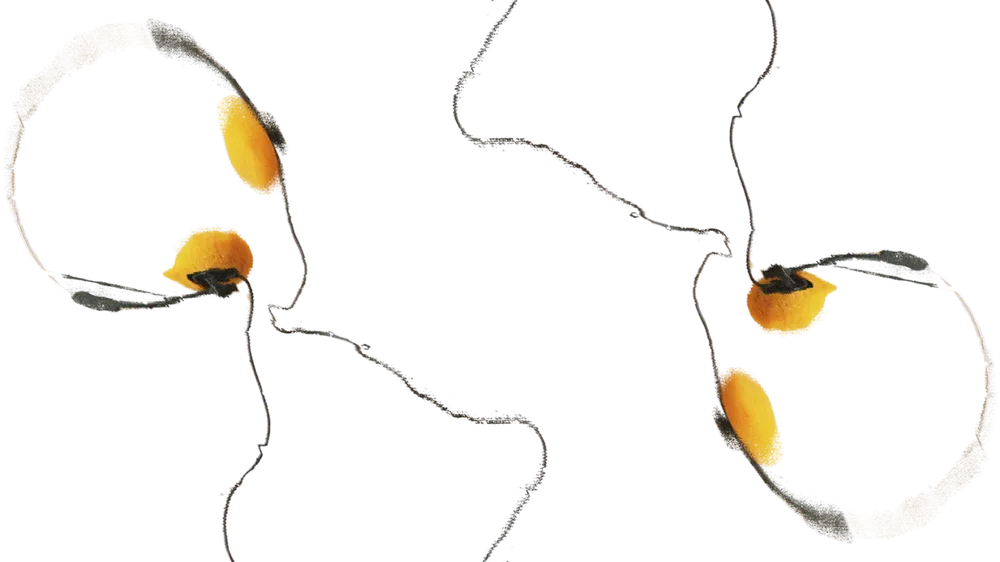
#> input picture assets/about-1.webp, 1000 x 562 px, shrunk from 1366 x 768 before the run, given in place of yfa-intro-mobile.webp, which was not available
$ python build_safari_mobile_intro.py
#> lines starting #> are read from the running program, lines starting #| are printed output that depends on the picture; pictures that were not available may be replaced by others from this repository, and a replacement may not be noted
from pathlib import Path
from PIL import Image


source = Path("assets/yfa-intro-mobile.webp")
destination = Path("assets/yfa-intro-mobile-safari.webp")
frame_count = 16

with Image.open(source) as animation:
#> animation is the input picture: PIL image 1000x562 RGBA; mean R, G, B, A 22.1, 19.6, 15.5, 12.9
    final_index = animation.n_frames - 1
#> final_index = 0
    indexes = [round(position * final_index / (frame_count - 1)) for position in range(frame_count)]
#> indexes = [0, 0, 0, 0, 0, 0, 0, 0, 0, 0, 0, 0, 0, 0, 0, 0]
    frames = []
    for index in indexes:
        animation.seek(index)
        frames.append(animation.convert("RGB").copy())
#> this loop made 16 passes
#> after the loop, frames = 16 items

frames[0].save(
    destination,
    format="WEBP",
    save_all=True,
    append_images=frames[1:],
    duration=[100] * frame_count,
    loop=0,
    quality=86,
    method=4,
)
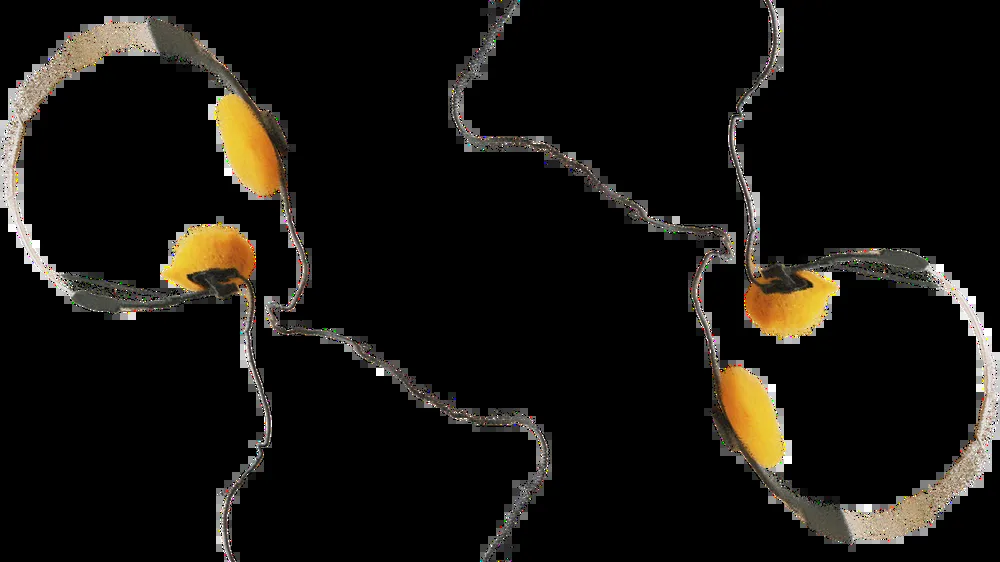
#> saved as yfa-intro-mobile-safari.webp: PIL image 1000x562 RGB; mean R, G, B 22.1, 19.6, 15.5

print(f"Created {destination}: {frame_count} phone frames, 1.6 seconds total")

$ run again, on assets/contact-1.webp
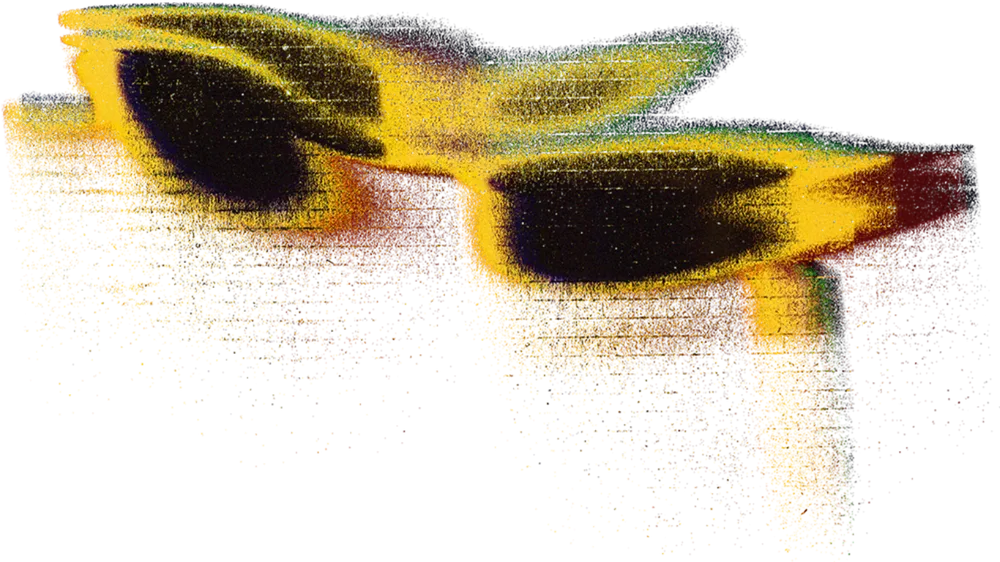
#> input picture assets/contact-1.webp, 1000 x 562 px, shrunk from 1366 x 768 before the run, given in place of yfa-intro-mobile.webp, which was not available
#> animation is the input picture: PIL image 1000x562 RGBA; mean R, G, B, A 85.8, 63.6, 24.2, 78.6
#> final_index = 0
#> indexes = [0, 0, 0, 0, 0, 0, 0, 0, 0, 0, 0, 0, 0, 0, 0, 0]
#> the loop `for index in indexes:` made 16 passes
#> after the loop `for index in indexes:`: frames = 16 items
#> `frames[0].save( destination, format="WEBP", save_all=True, append_imag..`:
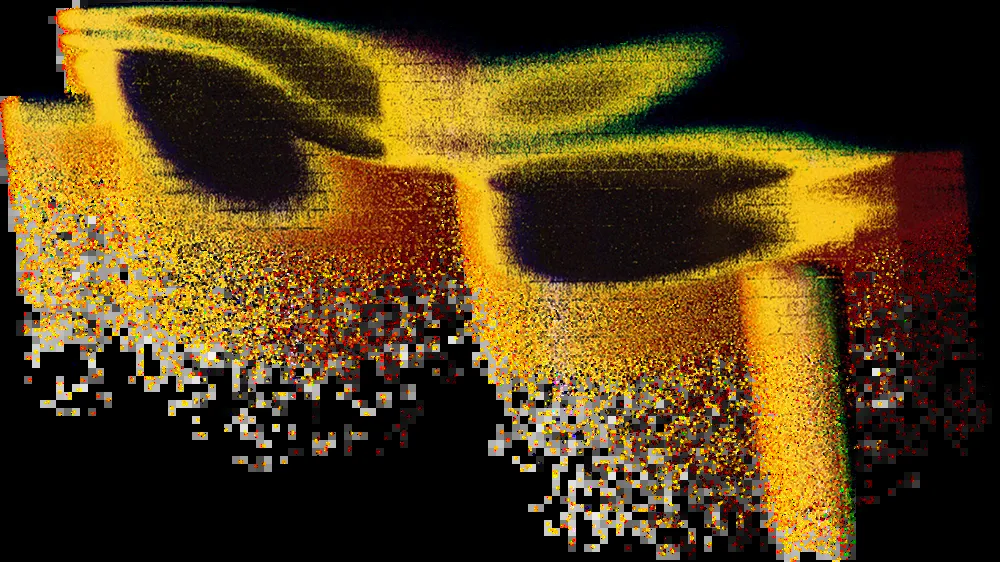
#> saved as yfa-intro-mobile-safari.webp: PIL image 1000x562 RGB; mean R, G, B 85.8, 63.6, 24.2
